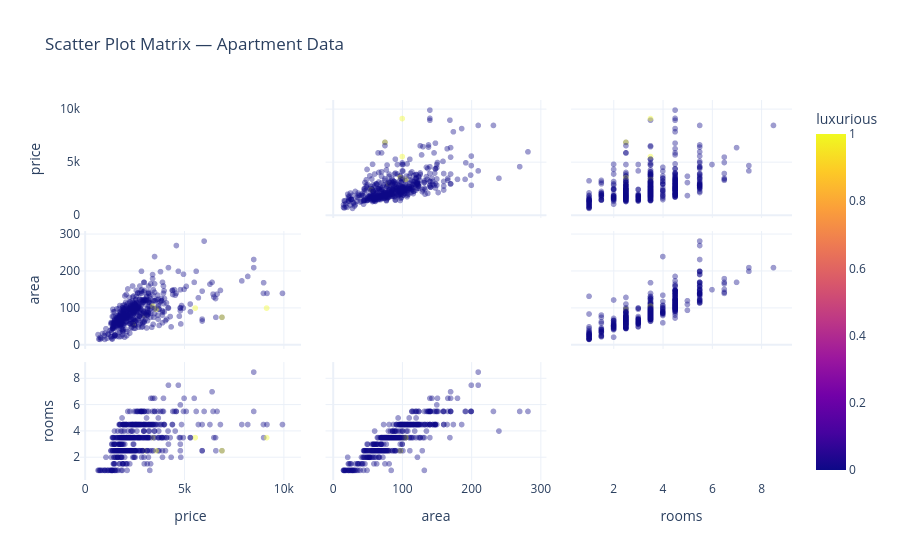

Source (notebook cell):
### Markdown cell above
### Scatter Plot Matrix (SPLOM)

### Code cell
num_cols = ['price', 'area', 'rooms']
fig = px.scatter_matrix(
    df[num_cols + ['luxurious']].dropna().sample(500, random_state=42),
    dimensions=num_cols,
    color='luxurious',
    title='Scatter Plot Matrix — Apartment Data',
    template='plotly_white',
    opacity=0.4
)
fig.update_traces(diagonal_visible=False)
fig.show()

### Figure 1 — Plotly figure (JSON) as saved in the notebook; plotly's stock layout.template omitted (floating-point values rounded to 4 significant figures; data arrays with more than 128 entries replaced by an {"elided": "..."} marker saying what was removed)
{"data": [{"diagonal": {"visible": false}, "dimensions": [{"axis": {"matches": true}, "label": "price", "values": {"elided": "500 float values"}}, {"axis": {"matches": true}, "label": "area", "values": {"elided": "500 float values"}}, {"axis": {"matches": true}, "label": "rooms", "values": {"elided": "500 float values"}}], "hovertemplate": "%{xaxis.title.text}=%{x}<br>%{yaxis.title.text}=%{y}<br>luxurious=%{marker.color}<extra></extra>", "legendgroup": "", "marker": {"color": {"elided": "500 int values"}, "coloraxis": "coloraxis", "opacity": 0.4, "symbol": "circle"}, "name": "", "showlegend": false, "type": "splom"}], "layout": {"coloraxis": {"colorbar": {"title": {"text": "luxurious"}}, "colorscale": [[0.0, "#0d0887"], [0.1111, "#46039f"], [0.2222, "#7201a8"], [0.3333, "#9c179e"], [0.4444, "#bd3786"], [0.5556, "#d8576b"], [0.6667, "#ed7953"], [0.7778, "#fb9f3a"], [0.8889, "#fdca26"], [1.0, "#f0f921"]]}, "dragmode": "select", "legend": {"tracegroupgap": 0}, "title": {"text": "Scatter Plot Matrix — Apartment Data"}}}
